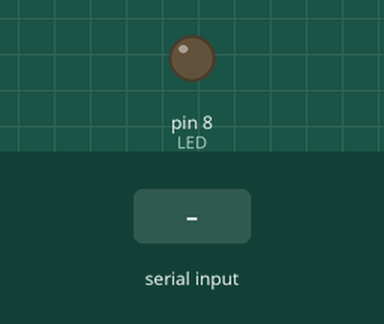
This sketch was run on a simulated Arduino Uno, built with avr-gcc and run on an emulated ATmega328P. Shown: output pins drawn as LEDs (lit = HIGH). The inputs (shaded band) are chosen by the test bench.

Above: at 1.2 s.
1.3 s: "1" received over Serial
At 2.4 s:
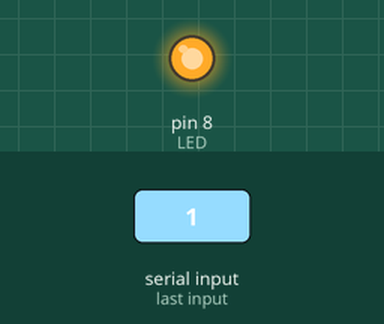
2.8 s: "0" received over Serial
At 3.6 s:
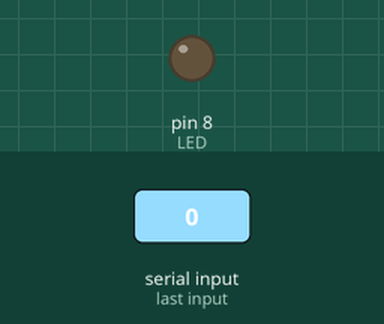
Timing chart, 0 to 5.8 s (numbered marks = the images above; inputs shaded):
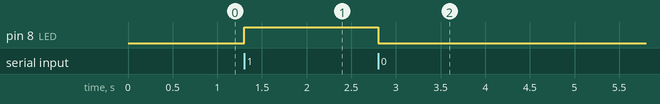

Measured:
- after the input at 1.3 s, pin 8 (LED): LOW → HIGH at once
- after the input at 2.8 s, pin 8 (LED): HIGH → LOW at once

The sketch:

controle_serial.ino
```cpp
const int LED = 8;

void setup() {
  pinMode(LED, OUTPUT);
  digitalWrite(LED, LOW);

  Serial.begin(9600);
}

void loop() {
  if (Serial.available() > 0) {
    char comando = Serial.read();

    if (comando == '1') {
      digitalWrite(LED, HIGH);
    }

    if (comando == '0') {
      digitalWrite(LED, LOW);
    }
  }
}
```
